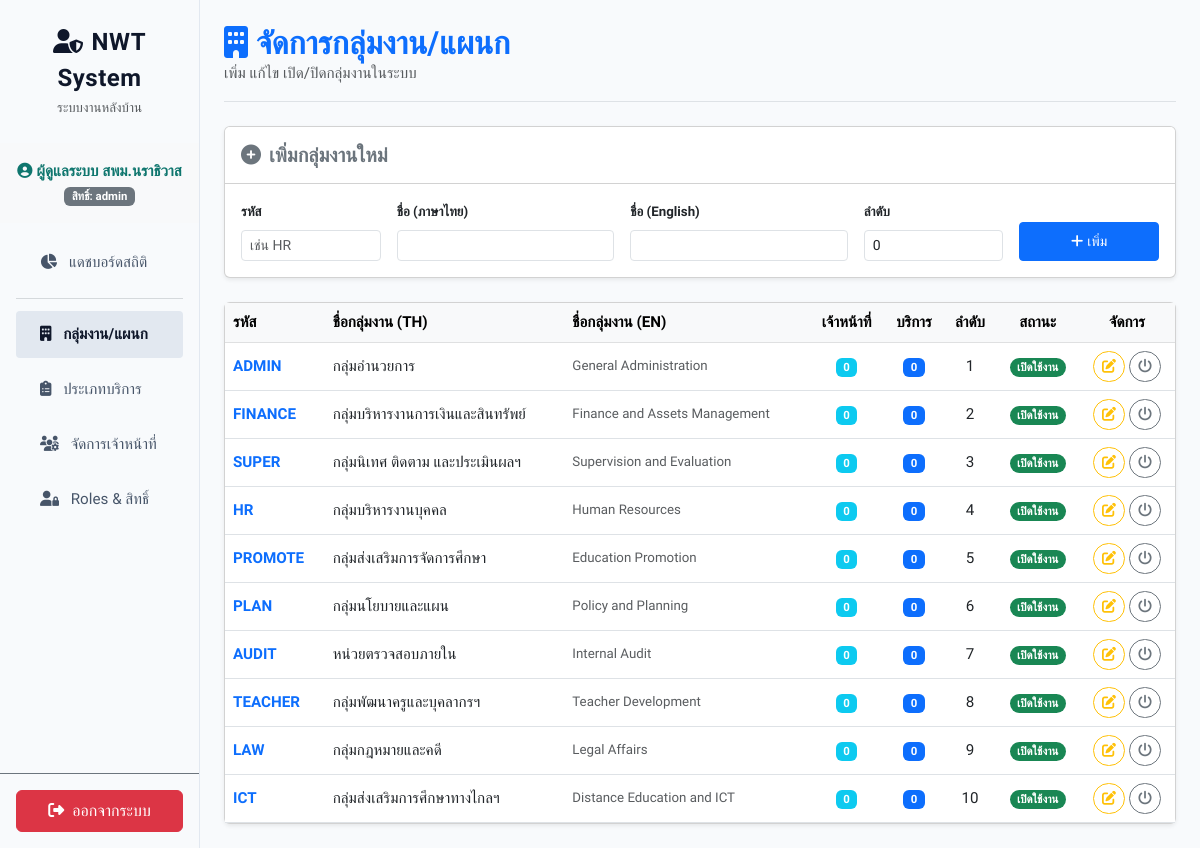
Screenshot of /admin/departments (signed in) with the database file from the repository.
### tables this page shows
CREATE TABLE IF NOT EXISTS `departments` (
    `id`          INT AUTO_INCREMENT PRIMARY KEY,
    `code`        VARCHAR(20)  NOT NULL UNIQUE,
    `name_th`     VARCHAR(255) NOT NULL,
    `name_en`     VARCHAR(255) NULL,
    `description` TEXT         NULL,
    `active`      TINYINT(1)   DEFAULT 1,
    `sort_order`  INT          DEFAULT 0,
    `created_at`  TIMESTAMP    DEFAULT CURRENT_TIMESTAMP,
    `updated_at`  TIMESTAMP    DEFAULT CURRENT_TIMESTAMP ON UPDATE CURRENT_TIMESTAMP
);

### public_html/controllers/DepartmentController.php (called while the page is built, shortened)
<?php
class DepartmentController {
    public function index() {
        try {
            $departments = Department::getAll();
            include dirname(__DIR__) . '/views/admin/departments.php';
        } catch (Exception $e) {
            http_response_code(500);
            throw new Exception("เกิดข้อผิดพลาดในการโหลดกลุ่มงาน: " . $e->getMessage());
        }
    }
}

### public_html/middleware/AuthMiddleware.php (called while the page is built, shortened)
<?php
class AuthMiddleware {
    public static function hasPermission($permissionCode) {
        $permissions = $_SESSION['officer_permissions'] ?? [];
        return in_array($permissionCode, $permissions);
    }
}

### public_html/models/Department.php (called while the page is built, shortened)
<?php
class Department {
    public static function getAll($activeOnly = false) {
        $db = Database::getConnection();
        $sql = "SELECT d.*,
                (SELECT COUNT(*) FROM officer_departments od WHERE od.department_id = d.id) AS officer_count,
                (SELECT COUNT(*) FROM request_types rt WHERE rt.department_id = d.id) AS service_count
                FROM departments d";
        $sql .= " ORDER BY d.sort_order ASC, d.name_th ASC";
        $result = $db->query($sql);
        $departments = [];
        while ($row = $result->fetch_assoc()) {
            $departments[] = $row;
        }
        return $departments;
    }
}

### public_html/views/admin/departments.php (the view, shortened to what this page needs)
<!DOCTYPE html>
<html lang="th">
<head>
    <link href="https://cdn.jsdelivr.net/npm/bootstrap@5.3.0/dist/css/bootstrap.min.css" rel="stylesheet">
    <link href="https://cdnjs.cloudflare.com/ajax/libs/font-awesome/6.4.0/css/all.min.css" rel="stylesheet">
    <link href="<?= \App\Config\Config::SITE_URL ?>/assets/css/style.css" rel="stylesheet">
</head>
<body>
    <div class="container-fluid">
        <div class="row">
            <div class="col-md-3 col-lg-2 px-0 admin-sidebar d-flex flex-column">
                <div class="p-4 border-bottom border-light text-center">
                    <span class="fs-4 brand-text d-block fw-bold"><i class="fa-solid fa-user-shield me-2"></i>NWT System</span>
                    <span class="text-muted small">ระบบงานหลังบ้าน</span>
                </div>
                <div class="p-3 text-dark border-bottom border-light bg-light text-center">
                    <div class="fw-bold text-dark-green"><i class="fa-solid fa-circle-user me-1"></i><?= esc($_SESSION['officer_name']) ?></div>
                    <span class="badge bg-secondary small mt-1">สิทธิ์: <?= esc($_SESSION['officer_role']) ?></span>
                </div>
                <div class="p-3 flex-grow-1">
                    <nav class="nav flex-column gap-2">
                        <a href="<?= \App\Config\Config::SITE_URL ?>/admin/dashboard" class="admin-sidebar-link">
                            <i class="fa-solid fa-chart-pie me-2"></i> แดชบอร์ดสถิติ
                        </a>
                        <hr class="my-1 border-secondary opacity-25">
                        <a href="<?= \App\Config\Config::SITE_URL ?>/admin/departments" class="admin-sidebar-link active">
                            <i class="fa-solid fa-building me-2"></i> กลุ่มงาน/แผนก
                        </a>
                        <?php if (AuthMiddleware::hasPermission('services.view')): ?>
                        <a href="<?= \App\Config\Config::SITE_URL ?>/admin/services" class="admin-sidebar-link">
                            <i class="fa-solid fa-clipboard-list me-2"></i> ประเภทบริการ
                        </a>
                        <?php endif; ?>
                        <?php if (AuthMiddleware::hasPermission('officers.view')): ?>
                        <a href="<?= \App\Config\Config::SITE_URL ?>/admin/officers" class="admin-sidebar-link">
                            <i class="fa-solid fa-users-gear me-2"></i> จัดการเจ้าหน้าที่
                        </a>
                        <?php endif; ?>
                        <?php if (AuthMiddleware::hasPermission('roles.view')): ?>
                        <a href="<?= \App\Config\Config::SITE_URL ?>/admin/roles" class="admin-sidebar-link">
                            <i class="fa-solid fa-user-lock me-2"></i> Roles & สิทธิ์
                        </a>
                        <?php endif; ?>
                    </nav>
                </div>
                <div class="p-3 border-top border-secondary">
                    <a href="<?= \App\Config\Config::SITE_URL ?>/admin/logout" class="btn btn-danger w-100 py-2">
                        <i class="fa-solid fa-right-from-bracket me-2"></i>ออกจากระบบ
                    </a>
                </div>
            </div>
            <div class="col-md-9 col-lg-10 py-4 px-md-4">
                <div class="d-flex justify-content-between align-items-center mb-4 border-bottom pb-3">
                    <div>
                        <h2 class="fw-bold mb-0 text-primary"><i class="fa-solid fa-building me-2"></i>จัดการกลุ่มงาน/แผนก</h2>
                        <p class="text-muted mb-0">เพิ่ม แก้ไข เปิด/ปิดกลุ่มงานในระบบ</p>
                    </div>
                </div>
                <?php if (AuthMiddleware::hasPermission('departments.create')): ?>
                <div class="card shadow-sm mb-4">
                    <div class="card-header bg-white py-3">
                        <h5 class="fw-bold mb-0 text-secondary"><i class="fa-solid fa-plus-circle me-2"></i>เพิ่มกลุ่มงานใหม่</h5>
                    </div>
                    <div class="card-body">
                        <form method="POST" class="row g-3">
                            <div class="col-md-2">
                                <label class="form-label small fw-bold">รหัส</label>
                                <input type="text" name="code" class="form-control form-control-sm" required placeholder="เช่น HR">
                            </div>
                            <div class="col-md-3">
                                <label class="form-label small fw-bold">ชื่อ (ภาษาไทย)</label>
                                <input type="text" name="name_th" class="form-control form-control-sm" required>
                            </div>
                            <div class="col-md-3">
                                <label class="form-label small fw-bold">ชื่อ (English)</label>
                                <input type="text" name="name_en" class="form-control form-control-sm">
                            </div>
                            <div class="col-md-2">
                                <label class="form-label small fw-bold">ลำดับ</label>
                                <input type="number" name="sort_order" class="form-control form-control-sm" value="0">
                            </div>
                            <div class="col-md-2 d-flex align-items-end">
                                <button type="submit" class="btn btn-primary btn-sm w-100 py-2"><i class="fa-solid fa-plus me-1"></i>เพิ่ม</button>
                            </div>
                        </form>
                    </div>
                </div>
                <?php endif; ?>
                <div class="card shadow-sm">
                    <div class="card-body p-0">
                        <div class="table-responsive">
                            <table class="table table-hover align-middle mb-0">
                                <thead class="table-light text-secondary">
                                    <tr>
                                        <th>รหัส</th>
                                        <th>ชื่อกลุ่มงาน (TH)</th>
                                        <th>ชื่อกลุ่มงาน (EN)</th>
                                        <th class="text-center">เจ้าหน้าที่</th>
                                        <th class="text-center">บริการ</th>
                                        <th class="text-center">ลำดับ</th>
                                        <th class="text-center">สถานะ</th>
                                        <?php if (AuthMiddleware::hasPermission('departments.edit')): ?>
                                        <th class="text-center">จัดการ</th>
                                        <?php endif; ?>
                                    </tr>
                                </thead>
                                <tbody>
                                    <?php if (!empty($departments)): ?>
                                        <?php foreach ($departments as $dept): ?>
                                        <tr id="dept-row-<?= $dept['id'] ?>">
                                            <td><strong class="text-primary"><?= esc($dept['code']) ?></strong></td>
                                            <td><?= esc($dept['name_th']) ?></td>
                                            <td class="text-muted small"><?= esc($dept['name_en'] ?? '-') ?></td>
                                            <td class="text-center"><span class="badge bg-info"><?= (int)($dept['officer_count'] ?? 0) ?></span></td>
                                            <td class="text-center"><span class="badge bg-primary"><?= (int)($dept['service_count'] ?? 0) ?></span></td>
                                            <td class="text-center"><?= (int)$dept['sort_order'] ?></td>
                                            <td class="text-center">
                                                <?php if ($dept['active']): ?>
                                                    <span class="badge bg-success rounded-pill">เปิดใช้งาน</span>
                                                <?php else: ?>
                                                    <span class="badge bg-secondary rounded-pill">ปิดใช้งาน</span>
                                                <?php endif; ?>
                                            </td>
                                            <?php if (AuthMiddleware::hasPermission('departments.edit')): ?>
                                            <td class="text-center">
                                                <button class="btn btn-outline-warning btn-sm rounded-pill px-2 py-1" data-bs-toggle="modal" data-bs-target="#editModal<?= $dept['id'] ?>">
                                                    <i class="fa-solid fa-pen-to-square"></i>
                                                </button>
                                                <form method="POST" class="d-inline">
                                                    <button type="submit" class="btn btn-outline-secondary btn-sm rounded-pill px-2 py-1" title="เปิด/ปิด">
                                                        <i class="fa-solid fa-power-off"></i>
                                                    </button>
                                                </form>
                                            </td>
                                            <?php endif; ?>
                                        </tr>
                                        <?php endforeach; ?>
                                    <?php else: ?>
                                        <tr><td colspan="8" class="text-center py-5 text-muted">ยังไม่มีข้อมูลกลุ่มงาน</td></tr>
                                    <?php endif; ?>
                                </tbody>
                            </table>
                        </div>
                    </div>
                </div>
            </div>
        </div>
    </div>
</body>
</html>

### rows the page displays
departments: code "ADMIN", name_th "กลุ่มอำนวยการ", name_en "General Administration", officer_count "0", service_count "0", sort_order "1", active "เปิดใช้งาน"
departments: code "FINANCE", name_th "กลุ่มบริหารงานการเงินและสินทรัพย์", name_en "Finance and Assets Management", officer_count "0", service_count "0", sort_order "2", active "เปิดใช้งาน"
departments: code "SUPER", name_th "กลุ่มนิเทศ ติดตาม และประเมินผลฯ", name_en "Supervision and Evaluation", officer_count "0", service_count "0", sort_order "3", active "เปิดใช้งาน"
departments: code "HR", name_th "กลุ่มบริหารงานบุคคล", name_en "Human Resources", officer_count "0", service_count "0", sort_order "4", active "เปิดใช้งาน"
departments: code "PROMOTE", name_th "กลุ่มส่งเสริมการจัดการศึกษา", name_en "Education Promotion", officer_count "0", service_count "0", sort_order "5", active "เปิดใช้งาน"
departments: code "PLAN", name_th "กลุ่มนโยบายและแผน", name_en "Policy and Planning", officer_count "0", service_count "0", sort_order "6", active "เปิดใช้งาน"
departments: code "AUDIT", name_th "หน่วยตรวจสอบภายใน", name_en "Internal Audit", officer_count "0", service_count "0", sort_order "7", active "เปิดใช้งาน"
departments: code "TEACHER", name_th "กลุ่มพัฒนาครูและบุคลากรฯ", name_en "Teacher Development", officer_count "0", service_count "0", sort_order "8", active "เปิดใช้งาน"
departments: code "LAW", name_th "กลุ่มกฎหมายและคดี", name_en "Legal Affairs", officer_count "0", service_count "0", sort_order "9", active "เปิดใช้งาน"
departments: code "ICT", name_th "กลุ่มส่งเสริมการศึกษาทางไกลฯ", name_en "Distance Education and ICT", officer_count "0", service_count "0", sort_order "10", active "เปิดใช้งาน"

### other values shown
$_SESSION['officer_name'] "ผู้ดูแลระบบ สพม.นราธิวาส"
$_SESSION['officer_role'] "admin"
